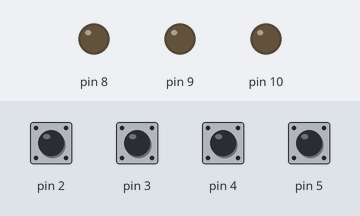
This sketch was run on a simulated Arduino Uno, built with avr-gcc and run on an emulated ATmega328P. Parts: output pins drawn as LEDs (lit = HIGH). The test bench sets the inputs (shaded band); at power-on: pin 2–5 HIGH.

Above: at 1.2 s.
1.3 s: pin 2 pulled LOW for 0.15 s
At 1.8 s:
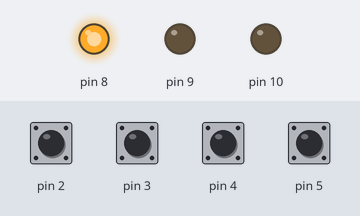
2.9 s: pin 3 pulled LOW for 0.15 s
At 4.1 s:
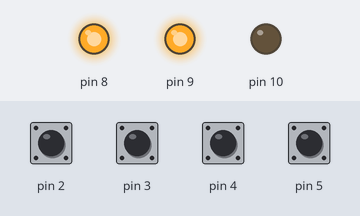
4.5 s: pin 5 pulled LOW for 0.15 s
At 5.4 s:
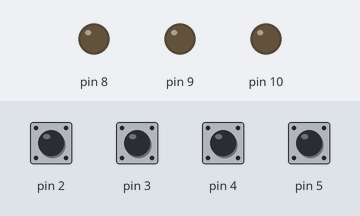
6.1 s: pin 2 pulled LOW for 1 s
At 6.6 s:
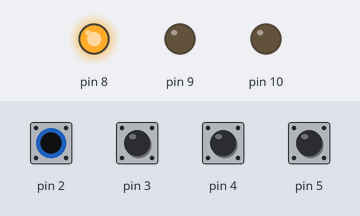
8.6 s: pin 2 driven LOW and pin 5 driven LOW
At 9.8 s:
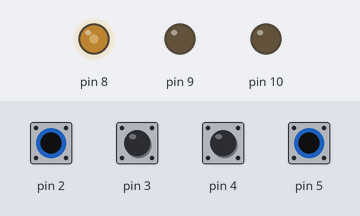
10.1 s: pin 5 driven HIGH
At 10.7 s:
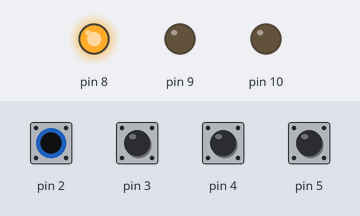
Timing chart, 0 to 12.6 s (numbered marks = the images above; inputs shaded):
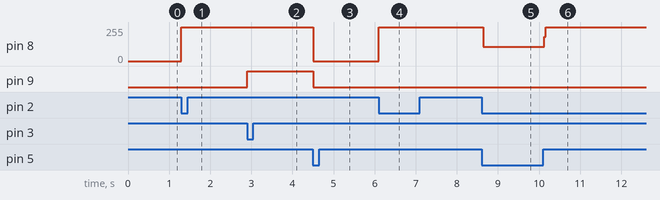

Measured:
- after the input at 1.3 s, pin 8: 0/255 → 255/255 at once
- after the input at 2.9 s, pin 9: LOW → HIGH at once
- after the input at 4.5 s, pin 8: 255/255 → 0/255 at once; pin 9: HIGH → LOW at once
- after the input at 6.1 s, pin 8: 0/255 → 255/255 at once
- after the input at 8.6 s, pin 8: 255/255 → 107/255 at once
- after the input at 10.1 s, pin 8: 107/255 → 255/255 at once

The sketch:

Control_Using_Manual_Switch.ino
```cpp
int x1,x2,x3;
void setup() {
  pinMode(2,INPUT_PULLUP);
  pinMode(3,INPUT_PULLUP);
  pinMode(4,INPUT_PULLUP);
  pinMode(5,INPUT_PULLUP);

  pinMode(8,OUTPUT);
  pinMode(9,OUTPUT);
  pinMode(10,OUTPUT);
}

void loop() {
  int val1=digitalRead(2);
  int Reset=digitalRead(5);

if(val1==LOW){
  x1=true;}
  while(x1){
     digitalWrite(8,HIGH);
     int val2=digitalRead(3);
     Reset=digitalRead(5);
     if (val2==LOW){
        x1=false;
        x2=true;
        }
          if (Reset==LOW){
              digitalWrite(8,LOW);
              x1=false;}
             }

        while(x2){
            digitalWrite(9,HIGH);
            int val3=digitalRead(4);
            Reset=digitalRead(5);
            if (val3==LOW){
                x2=false;
                x3=true;}
                 if (Reset==LOW){
                    digitalWrite(8,LOW);
                    digitalWrite(9,LOW);
                    x2=false;}
                  }

                  while(x3){
                   digitalWrite(10,HIGH);
                   Reset=digitalRead(5);
                   if (Reset==LOW){
                      digitalWrite(8,LOW);
                      digitalWrite(9,LOW);
                      digitalWrite(10,LOW);
                      x3=false;}
                  }
}
```
